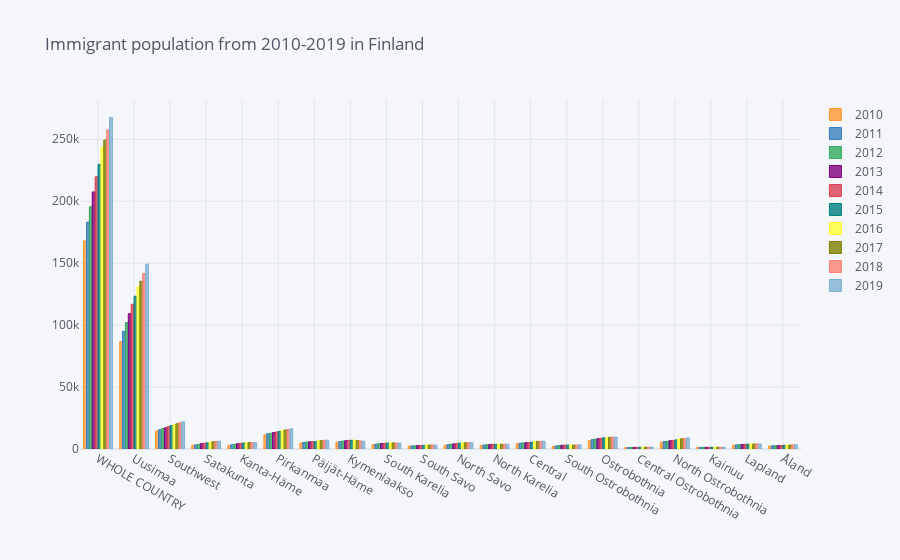

Write notebook code for a chart like this one.
### Markdown cell above
# <mark><span style=color:green> Immigrant Population in Finland from 2010 to 2019 </span>

### Code cell
df1.iplot(kind='bar',x='Region',y=['value','Year'],
          categories='Region',
         title='Immigrant population from 2010-2019 in Finland')

### Figure 1 — Plotly figure (JSON) as saved in the notebook; plotly's stock layout.template omitted (floating-point values rounded to 4 significant figures)
{"data": [{"marker": {"color": "rgba(255, 153, 51, 0.8)", "line": {"color": "rgba(255, 153, 51, 1.0)", "width": 1}}, "name": "2010", "orientation": "v", "text": "", "type": "bar", "x": ["WHOLE COUNTRY", "Uusimaa", "Southwest", "Satakunta", "Kanta-Häme", "Pirkanmaa", "Päijät-Häme", "Kymenlaakso", "South Karelia", "South Savo", "North Savo", "North Karelia", "Central", "South Ostrobothnia", "Ostrobothnia", "Central Ostrobothnia", "North Ostrobothnia", "Kainuu", "Lapland", "Åland"], "y": [167954, 86685, 14570, 3016, 3045, 11411, 4924, 5494, 3597, 2368, 3099, 2987, 4349, 2113, 6750, 1066, 5558, 1354, 3153, 2415]}, {"marker": {"color": "rgba(55, 128, 191, 0.8)", "line": {"color": "rgba(55, 128, 191, 1.0)", "width": 1}}, "name": "2011", "orientation": "v", "text": "", "type": "bar", "x": ["WHOLE COUNTRY", "Uusimaa", "Southwest", "Satakunta", "Kanta-Häme", "Pirkanmaa", "Päijät-Häme", "Kymenlaakso", "South Karelia", "South Savo", "North Savo", "North Karelia", "Central", "South Ostrobothnia", "Ostrobothnia", "Central Ostrobothnia", "North Ostrobothnia", "Kainuu", "Lapland", "Åland"], "y": [183133, 94966, 15553, 3340, 3356, 12351, 5263, 5978, 3908, 2479, 3470, 3235, 4687, 2434, 7608, 1193, 6033, 1360, 3359, 2560]}, {"marker": {"color": "rgba(50, 171, 96, 0.8)", "line": {"color": "rgba(50, 171, 96, 1.0)", "width": 1}}, "name": "2012", "orientation": "v", "text": "", "type": "bar", "x": ["WHOLE COUNTRY", "Uusimaa", "Southwest", "Satakunta", "Kanta-Häme", "Pirkanmaa", "Päijät-Häme", "Kymenlaakso", "South Karelia", "South Savo", "North Savo", "North Karelia", "Central", "South Ostrobothnia", "Ostrobothnia", "Central Ostrobothnia", "North Ostrobothnia", "Kainuu", "Lapland", "Åland"], "y": [195511, 102118, 16443, 3805, 3836, 12663, 5595, 6411, 4179, 2635, 3854, 3400, 4902, 2743, 7943, 1255, 6286, 1360, 3473, 2610]}, {"marker": {"color": "rgba(128, 0, 128, 0.8)", "line": {"color": "rgba(128, 0, 128, 1.0)", "width": 1}}, "name": "2013", "orientation": "v", "text": "", "type": "bar", "x": ["WHOLE COUNTRY", "Uusimaa", "Southwest", "Satakunta", "Kanta-Häme", "Pirkanmaa", "Päijät-Häme", "Kymenlaakso", "South Karelia", "South Savo", "North Savo", "North Karelia", "Central", "South Ostrobothnia", "Ostrobothnia", "Central Ostrobothnia", "North Ostrobothnia", "Kainuu", "Lapland", "Åland"], "y": [207511, 109213, 17084, 4268, 4237, 13305, 5789, 6685, 4421, 2752, 4128, 3654, 5059, 3004, 8252, 1293, 6676, 1328, 3642, 2721]}, {"marker": {"color": "rgba(219, 64, 82, 0.8)", "line": {"color": "rgba(219, 64, 82, 1.0)", "width": 1}}, "name": "2014", "orientation": "v", "text": "", "type": "bar", "x": ["WHOLE COUNTRY", "Uusimaa", "Southwest", "Satakunta", "Kanta-Häme", "Pirkanmaa", "Päijät-Häme", "Kymenlaakso", "South Karelia", "South Savo", "North Savo", "North Karelia", "Central", "South Ostrobothnia", "Ostrobothnia", "Central Ostrobothnia", "North Ostrobothnia", "Kainuu", "Lapland", "Åland"], "y": [219675, 116791, 18161, 4631, 4566, 13738, 5894, 6949, 4588, 2830, 4472, 3747, 5303, 3165, 8599, 1292, 6983, 1335, 3794, 2837]}, {"marker": {"color": "rgba(0, 128, 128, 0.8)", "line": {"color": "rgba(0, 128, 128, 1.0)", "width": 1}}, "name": "2015", "orientation": "v", "text": "", "type": "bar", "x": ["WHOLE COUNTRY", "Uusimaa", "Southwest", "Satakunta", "Kanta-Häme", "Pirkanmaa", "Päijät-Häme", "Kymenlaakso", "South Karelia", "South Savo", "North Savo", "North Karelia", "Central", "South Ostrobothnia", "Ostrobothnia", "Central Ostrobothnia", "North Ostrobothnia", "Kainuu", "Lapland", "Åland"], "y": [229765, 123300, 18834, 4941, 4794, 14208, 5993, 6986, 4764, 2997, 4697, 3697, 5515, 3147, 9002, 1424, 7355, 1357, 3827, 2927]}, {"marker": {"color": "rgba(255, 255, 51, 0.8)", "line": {"color": "rgba(255, 255, 51, 1.0)", "width": 1}}, "name": "2016", "orientation": "v", "text": "", "type": "bar", "x": ["WHOLE COUNTRY", "Uusimaa", "Southwest", "Satakunta", "Kanta-Häme", "Pirkanmaa", "Päijät-Häme", "Kymenlaakso", "South Karelia", "South Savo", "North Savo", "North Karelia", "Central", "South Ostrobothnia", "Ostrobothnia", "Central Ostrobothnia", "North Ostrobothnia", "Kainuu", "Lapland", "Åland"], "y": [243639, 130963, 19814, 5479, 5079, 15040, 6524, 7218, 4974, 3241, 4974, 3881, 6026, 3180, 9174, 1537, 8054, 1395, 3994, 3092]}, {"marker": {"color": "rgba(128, 128, 0, 0.8)", "line": {"color": "rgba(128, 128, 0, 1.0)", "width": 1}}, "name": "2017", "orientation": "v", "text": "", "type": "bar", "x": ["WHOLE COUNTRY", "Uusimaa", "Southwest", "Satakunta", "Kanta-Häme", "Pirkanmaa", "Päijät-Häme", "Kymenlaakso", "South Karelia", "South Savo", "North Savo", "North Karelia", "Central", "South Ostrobothnia", "Ostrobothnia", "Central Ostrobothnia", "North Ostrobothnia", "Kainuu", "Lapland", "Åland"], "y": [249452, 135412, 20408, 5833, 5206, 15308, 6730, 6706, 4882, 3172, 5011, 3819, 6152, 3150, 9400, 1461, 8231, 1376, 4013, 3182]}, {"marker": {"color": "rgba(251, 128, 114, 0.8)", "line": {"color": "rgba(251, 128, 114, 1.0)", "width": 1}}, "name": "2018", "orientation": "v", "text": "", "type": "bar", "x": ["WHOLE COUNTRY", "Uusimaa", "Southwest", "Satakunta", "Kanta-Häme", "Pirkanmaa", "Päijät-Häme", "Kymenlaakso", "South Karelia", "South Savo", "North Savo", "North Karelia", "Central", "South Ostrobothnia", "Ostrobothnia", "Central Ostrobothnia", "North Ostrobothnia", "Kainuu", "Lapland", "Åland"], "y": [257572, 141597, 21185, 6095, 5059, 15679, 7032, 6493, 4776, 3191, 5091, 3774, 6121, 3227, 9519, 1425, 8483, 1327, 4102, 3396]}, {"marker": {"color": "rgba(128, 177, 211, 0.8)", "line": {"color": "rgba(128, 177, 211, 1.0)", "width": 1}}, "name": "2019", "orientation": "v", "text": "", "type": "bar", "x": ["WHOLE COUNTRY", "Uusimaa", "Southwest", "Satakunta", "Kanta-Häme", "Pirkanmaa", "Päijät-Häme", "Kymenlaakso", "South Karelia", "South Savo", "North Savo", "North Karelia", "Central", "South Ostrobothnia", "Ostrobothnia", "Central Ostrobothnia", "North Ostrobothnia", "Kainuu", "Lapland", "Åland"], "y": [267629, 149253, 21913, 6280, 5118, 16329, 7134, 6270, 4785, 3180, 5050, 3909, 6309, 3344, 9634, 1447, 8908, 1357, 3988, 3421]}], "layout": {"legend": {"bgcolor": "#F5F6F9", "font": {"color": "#4D5663"}}, "paper_bgcolor": "#F5F6F9", "plot_bgcolor": "#F5F6F9", "title": {"font": {"color": "#4D5663"}, "text": "Immigrant population from 2010-2019 in Finland"}, "xaxis": {"gridcolor": "#E1E5ED", "showgrid": true, "tickfont": {"color": "#4D5663"}, "title": {"font": {"color": "#4D5663"}, "text": ""}, "zerolinecolor": "#E1E5ED"}, "yaxis": {"gridcolor": "#E1E5ED", "showgrid": true, "tickfont": {"color": "#4D5663"}, "title": {"font": {"color": "#4D5663"}, "text": ""}, "zerolinecolor": "#E1E5ED"}}}
